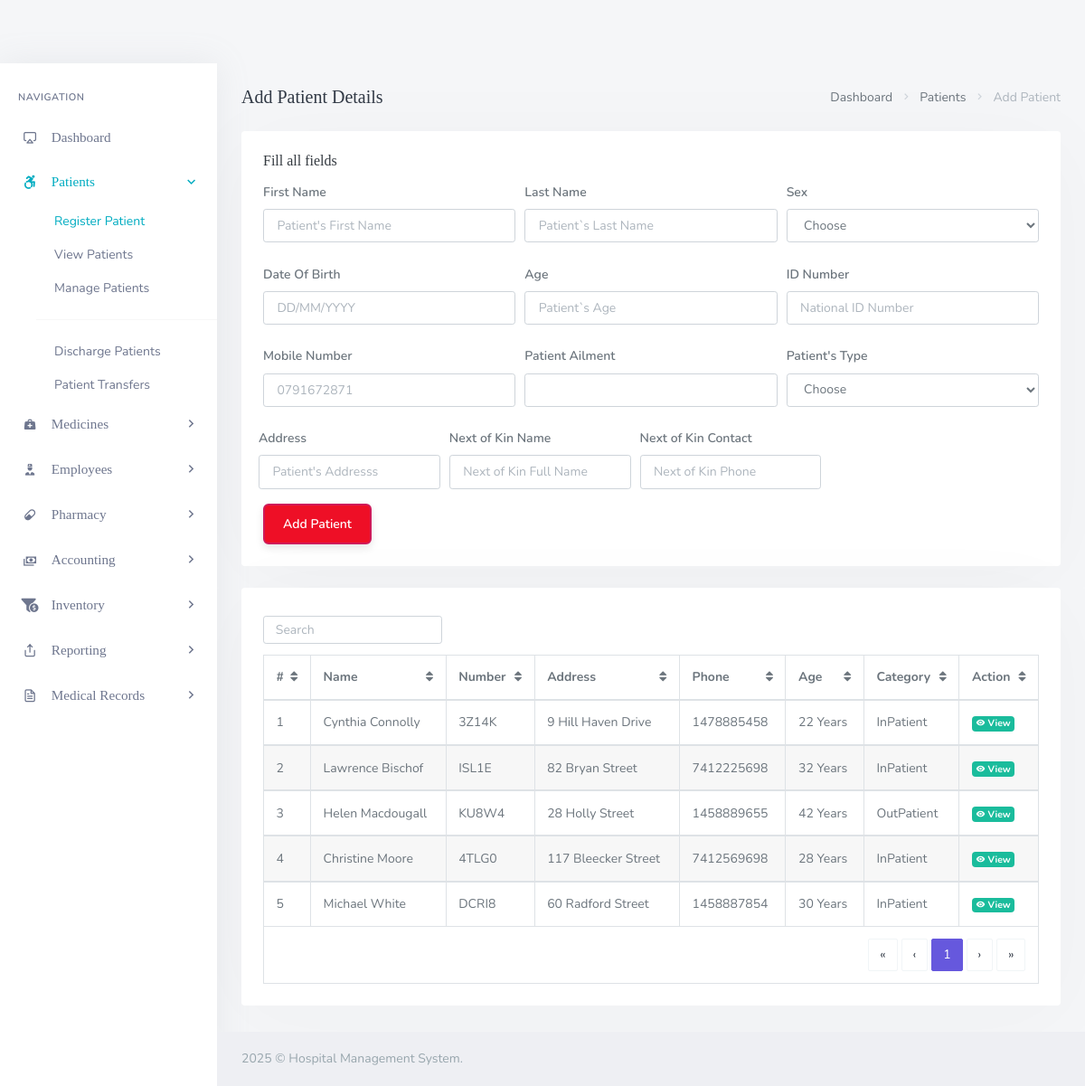
/backend/admin/his_admin_register_patient.php, run on the app's committed database.
### tables this page shows
CREATE TABLE `his_patients` (
  `pat_id` int(20) NOT NULL,
  `pat_fname` varchar(200) DEFAULT NULL,
  `pat_lname` varchar(200) DEFAULT NULL,
  `pat_dob` varchar(200) DEFAULT NULL,
  `pat_age` varchar(200) DEFAULT NULL,
  `pat_number` varchar(200) DEFAULT NULL,
  `pat_addr` varchar(200) DEFAULT NULL,
  `pat_phone` varchar(200) DEFAULT NULL,
  `pat_type` varchar(200) DEFAULT NULL,
  `pat_date_joined` timestamp(6) NOT NULL DEFAULT CURRENT_TIMESTAMP(6) ON UPDATE CURRENT_TIMESTAMP(6),
  `pat_ailment` varchar(200) DEFAULT NULL,
  `pat_discharge_status` varchar(200) DEFAULT NULL
);

### backend/admin/his_admin_register_patient.php (the view, shortened to what this page needs)
<?php
	include('assets/inc/config.php');
?>
<!DOCTYPE html>
<html lang="en">
    <?php include('assets/inc/head.php');?>
    <body>
        <div id="wrapper">
            <?php include("assets/inc/sidebar.php");?>
            <div class="content-page">
                <div class="content">
                    <div class="container-fluid">
                        <div class="row">
                            <div class="col-12">
                                <div class="page-title-box">
                                    <div class="page-title-right">
                                        <ol class="breadcrumb m-0">
                                            <li class="breadcrumb-item"><a href="his_admin_dashboard.php">Dashboard</a></li>
                                            <li class="breadcrumb-item"><a href="javascript: void(0);">Patients</a></li>
                                            <li class="breadcrumb-item active">Add Patient</li>
                                        </ol>
                                    </div>
                                    <h4 class="page-title">Add Patient Details</h4>
                                </div>
                            </div>
                        </div>
                        <div class="row">
                            <div class="col-12">
                                <div class="card">
                                    <div class="card-body">
                                        <h4 class="header-title">Fill all fields</h4>
                                        <form method="post">
                                            <div class="form-row">
                                                <div class="form-group col-md-4">
                                                    <label for="inputEmail4" class="col-form-label">First Name</label>
                                                    <input type="text" required="required" name="pat_fname" class="form-control" id="inputEmail4" placeholder="Patient's First Name">
                                                </div>
                                                <div class="form-group col-md-4">
                                                    <label for="inputPassword4" class="col-form-label">Last Name</label>
                                                    <input required="required" type="text" name="pat_lname" class="form-control"  id="inputPassword4" placeholder="Patient`s Last Name">
                                                </div>
                                                <div class="form-group col-md-4">
                                                    <label class="col-form-label">Sex</label>
                                                    <select name="pat_sex" required class="form-control">
                                                        <option value="">Choose</option>
                                                    </select>
                                                </div>
                                            </div>
                                            <div class="form-row">
                                                <div class="form-group col-md-4">
                                                    <label for="inputEmail4" class="col-form-label">Date Of Birth</label>
                                                    <input type="text" required="required" name="pat_dob" class="form-control" id="inputEmail4" placeholder="DD/MM/YYYY">
                                                </div>
                                                <div class="form-group col-md-4">
                                                    <label for="inputPassword4" class="col-form-label">Age</label>
                                                    <input required="required" type="text" name="pat_age" class="form-control"  id="inputPassword4" placeholder="Patient`s Age">
                                                </div>
                                                <div class="form-group col-md-4">
                                                    <label class="col-form-label">ID Number</label>
                                                    <input type="text" name="pat_idno" class="form-control" placeholder="National ID Number" required>
                                                </div>
                                            </div>
                                            <div class="form-row">
                                                <div class="form-group col-md-4">
                                                    <label for="inputCity" class="col-form-label">Mobile Number</label>
                                                    <input required="required" type="text" name="pat_phone" placeholder="0791672871" class="form-control" id="inputCity">
                                                </div>
                                                <div class="form-group col-md-4">
                                                    <label for="inputCity" class="col-form-label">Patient Ailment</label>
                                                    <input required="required" type="text" name="pat_ailment" class="form-control" id="inputCity">
                                                </div>
                                                <div class="form-group col-md-4">
                                                    <label for="inputState" class="col-form-label">Patient's Type</label>
                                                    <select id="inputState" required="required" name="pat_type" class="form-control">
                                                        <option>Choose</option>
                                                    </select>
                                                </div>
                                            <div class="form-row">
                                                <div class="form-group col-md-4">
                                                    <label for="inputAddress" class="col-form-label">Address</label>
                                                    <input required="required" type="text" class="form-control" name="pat_addr" id="inputAddress" placeholder="Patient's Addresss">
                                                </div>
                                                <div class="form-group col-md-4">
                                                    <label class="col-form-label">Next of Kin Name</label>
                                                    <input type="text" name="pat_nok_name" class="form-control" placeholder="Next of Kin Full Name" required>
                                                </div>
                                                <div class="form-group col-md-4">
                                                    <label class="col-form-label">Next of Kin Contact</label>
                                                    <input type="text" name="pat_nok_contact" class="form-control" placeholder="Next of Kin Phone" required>
                                                </div>
                                            </div>
                                            </div>
                                            <button type="submit" name="add_patient" class="ladda-button btn btn-primary" data-style="expand-right">Add Patient</button>
                                        </form>
                                    </div>
                                </div>
                            </div>
                        </div>
                    </div>
                    <div class="container-fluid">
                            <div class="row">
                                <div class="col-12">
                                    <div class="card-box">
                                        <div class="mb-2">
                                            <div class="row">
                                                <div class="col-12 text-sm-center form-inline" >
                                                    <div class="form-group">
                                                        <input id="demo-foo-search" type="text" placeholder="Search" class="form-control form-control-sm" autocomplete="on">
                                                    </div>
                                                </div>
                                            </div>
                                        </div>
                                        <div class="table-responsive">
                                            <table id="demo-foo-filtering" class="table table-bordered toggle-circle mb-0" data-page-size="7">
                                                <thead>
                                                <tr>
                                                    <th>#</th>
                                                    <th data-toggle="true">Name</th>
                                                    <th data-hide="phone">Number</th>
                                                    <th data-hide="phone">Address</th>
                                                    <th data-hide="phone">Phone</th>
                                                    <th data-hide="phone">Age</th>
                                                    <th data-hide="phone">Category</th>
                                                    <th data-hide="phone">Action</th>
                                                </tr>
                                                </thead>
                                                <?php
                                                    $ret="SELECT * FROM  his_patients ORDER BY RAND() ";
                                                    $stmt= $mysqli->prepare($ret) ;
                                                    $stmt->execute() ;
                                                    $res=$stmt->get_result();
                                                    $cnt=1;
                                                    while($row=$res->fetch_object())
                                                    {
                                                ?>
                                                    <tbody>
                                                    <tr>
                                                        <td><?php echo $cnt;?></td>
                                                        <td><?php echo $row->pat_fname;?> <?php echo $row->pat_lname;?></td>
                                                        <td><?php echo $row->pat_number;?></td>
                                                        <td><?php echo $row->pat_addr;?></td>
                                                        <td><?php echo $row->pat_phone;?></td>
                                                        <td><?php echo $row->pat_age;?> Years</td>
                                                        <td><?php echo $row->pat_type;?></td>
                                                        <td><a href="his_admin_view_single_patient.php?pat_id=<?php echo $row->pat_id;?>&&pat_number=<?php echo $row->pat_number;?>" class="badge badge-success"><i class="mdi mdi-eye"></i> View</a></td>
                                                    </tr>
                                                    </tbody>
                                                <?php  $cnt = $cnt +1 ; }?>
                                                <tfoot>
                                                <tr class="active">
                                                    <td colspan="8">
                                                        <div class="text-right">
                                                            <ul class="pagination pagination-rounded justify-content-end footable-pagination m-t-10 mb-0"></ul>
                                                        </div>
                                                    </td>
                                                </tr>
                                                </tfoot>
                                            </table>
                                        </div>
                                    </div>
                                </div>
                            </div>
                        </div>
                    </div>
                </div>
                <?php include('assets/inc/footer.php');?>
            </div>
    </body>
</html>

### data on the page
his_patients: pat_fname "Cynthia", pat_lname "Connolly", pat_number "3Z14K", pat_addr "9 Hill Haven Drive", pat_phone "1478885458", pat_age "22", pat_type "InPatient"
his_patients: pat_fname "Lawrence", pat_lname "Bischof", pat_number "ISL1E", pat_addr "82 Bryan Street", pat_phone "7412225698", pat_age "32", pat_type "InPatient"
his_patients: pat_fname "Helen", pat_lname "Macdougall", pat_number "KU8W4", pat_addr "28 Holly Street", pat_phone "1458889655", pat_age "42", pat_type "OutPatient"
his_patients: pat_fname "Christine", pat_lname "Moore", pat_number "4TLG0", pat_addr "117 Bleecker Street", pat_phone "7412569698", pat_age "28", pat_type "InPatient"
his_patients: pat_fname "Michael", pat_lname "White", pat_number "DCRI8", pat_addr "60 Radford Street", pat_phone "1458887854", pat_age "30", pat_type "InPatient"
